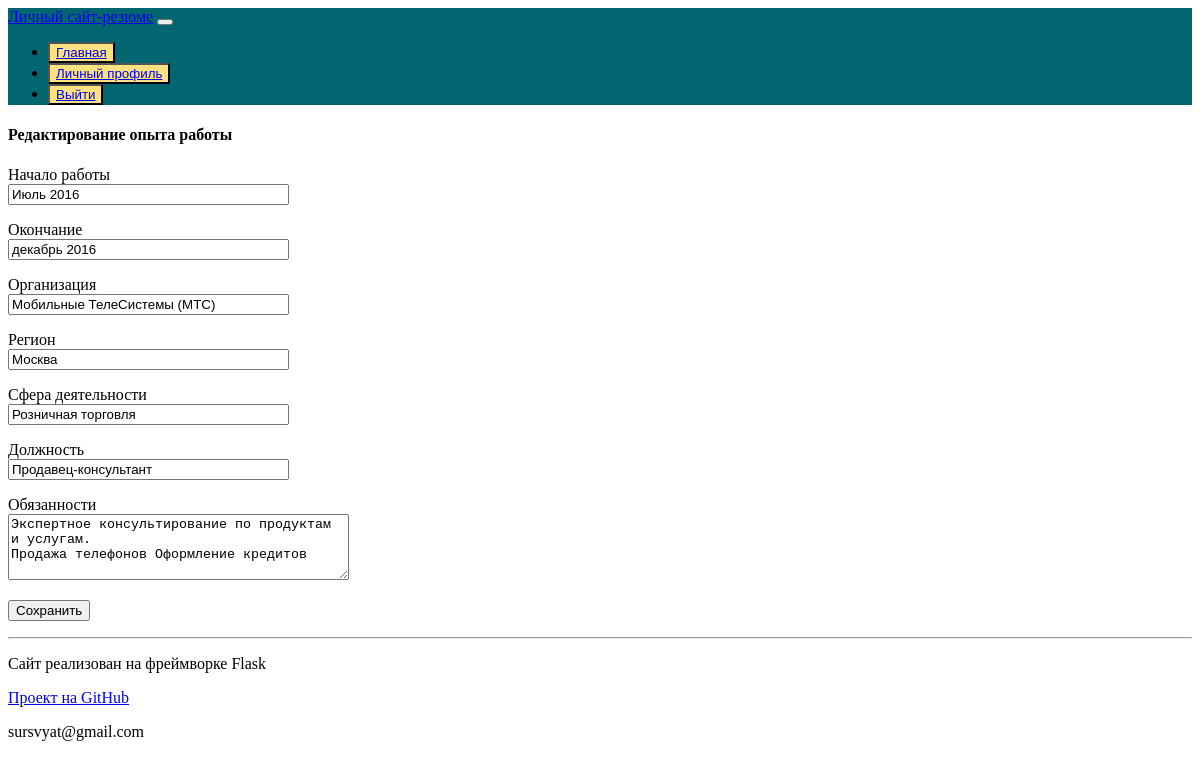
Screenshot of /edit_work_experience/1 (signed in) with the database file from the repository.
### app/models.py (models this page shows)
class ResumeWorkExperience(db.Model):
    id = db.Column(db.Integer, primary_key=True)
    started_working = db.Column(db.String(64))
    ending = db.Column(db.String(64))
    organization = db.Column(db.String(128))
    region = db.Column(db.String(64))
    company_field_activity = db.Column(db.String(128))
    post = db.Column(db.String(128))
    responsibilities_workplace = db.Column(db.String(1000))
    timestamp = db.Column(db.DateTime, index=True, default=datetime.utcnow)
    user_id = db.Column(db.Integer, db.ForeignKey('user.id'))

### app/routes.py (the view)
@app.route('/edit_work_experience/<exp_id>', methods=['GET', 'POST'])
@login_required
def edit_work_experience(exp_id):
    form = WorkExperienceForm()
    work = ResumeWorkExperience.query.filter_by(id=exp_id).first_or_404()
    if form.validate_on_submit():
        work.started_working = form.started_working.data
        work.ending = form.ending.data
        work.organization = form.organization.data
        work.region = form.region.data
        work.company_field_activity = form.company_field_activity.data
        work.post = form.post.data
        work.responsibilities_workplace = form.responsibilities_workplace.data
        db.session.commit()
        flash('Опыт работы изменен.')
        return redirect(url_for('resume', username=current_user.username))
    elif request.method == 'GET':
        form.started_working.data = work.started_working
        form.ending.data = work.ending
        form.organization.data = work.organization
        form.region.data = work.region
        form.company_field_activity.data = work.company_field_activity
        form.post.data = work.post
        form.responsibilities_workplace.data = work.responsibilities_workplace
    return render_template('edit_work_experience.html', title='Опыт работы', form=form)

### app/forms.py
class WorkExperienceForm(FlaskForm):
    started_working = StringField('Начало работы', validators=[DataRequired()])
    ending = StringField('Окончание', validators=[DataRequired()])
    organization = StringField('Организация', validators=[DataRequired()])
    region = StringField('Регион', validators=[DataRequired()])
    company_field_activity = StringField('Сфера деятельности', validators=[DataRequired()])
    post = StringField('Должность', validators=[DataRequired()])
    responsibilities_workplace = TextAreaField('Обязанности', validators=[Length(min=0, max=1000)])
    submit = SubmitField('Сохранить')

### app/models.py (called while the page is built)
@login.user_loader
def load_user(id):
    return User.query.get(int(id))

### app/routes.py (called while the page is built)
@app.before_request
def before_request():
    if current_user.is_authenticated:
        current_user.last_seen = datetime.now() #strftime("%d.%m.%Y-%H:%M:%S")
        db.session.commit()

### app/templates/edit_work_experience.html (shortened to what this page needs)
{% extends "base.html" %}
{% block content %}
    <div class="container text-center mt-5 pt-3">
        <h4 class="mt-5">Редактирование опыта работы</h4>
        <form action="" method="post">
            <p>
                {{ form.started_working.label }}<br>
                {{ form.started_working(size=32) }}<br>
            </p>
            <p>
                {{ form.ending.label }}<br>
                {{ form.ending(size=32) }}<br>
            </p>
            <p>
                {{ form.organization.label }}<br>
                {{ form.organization(size=32) }}<br>
            </p>
            <p>
                {{ form.region.label }}<br>
                {{ form.region(size=32) }}<br>
            </p>
            <p>
                {{ form.company_field_activity.label }}<br>
                {{ form.company_field_activity(size=32) }}<br>
            </p>
            <p>
                {{ form.post.label }}<br>
                {{ form.post(size=32) }}<br>
            </p>
            <p>
                {{ form.responsibilities_workplace.label }}<br>
                {{ form.responsibilities_workplace(cols=40, rows=4) }}
            </p>
            <p>{{ form.submit() }}</p>
        </form>
    </div>
{% endblock %}

### app/static/css/main.css (style rules this page uses)
html,body { height: 100%; }

### rows the page displays
ResumeWorkExperience: started_working "Июль 2016", ending "декабрь 2016", organization "Мобильные ТелеСистемы (МТС)", region "Москва", company_field_activity "Розничная торговля", post "Продавец-консультант", responsibilities_workplace "Экспертное консультирование по продуктам и услугам. Продажа телефонов Оформление кредитов"
